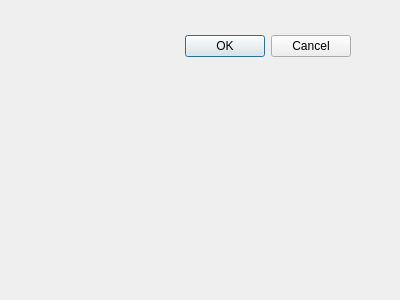
<?xml version="1.0" encoding="UTF-8"?>
<ui version="4.0">
 <class>Dialog</class>
 <widget class="QDialog" name="Dialog">
  <property name="geometry">
   <rect>
    <x>0</x>
    <y>0</y>
    <width>400</width>
    <height>300</height>
   </rect>
  </property>
  <property name="windowTitle">
   <string>Dialog</string>
  </property>
  <widget class="QDialogButtonBox" name="buttonBox">
   <property name="geometry">
    <rect>
     <x>10</x>
     <y>30</y>
     <width>341</width>
     <height>32</height>
    </rect>
   </property>
   <property name="orientation">
    <enum>Qt::Horizontal</enum>
   </property>
   <property name="standardButtons">
    <set>QDialogButtonBox::Cancel|QDialogButtonBox::Ok</set>
   </property>
  </widget>
 </widget>
 <resources/>
 <connections>
  <connection>
   <sender>buttonBox</sender>
   <signal>accepted()</signal>
   <receiver>Dialog</receiver>
   <slot>accept()</slot>
   <hints>
    <hint type="sourcelabel">
     <x>248</x>
     <y>254</y>
    </hint>
    <hint type="destinationlabel">
     <x>157</x>
     <y>274</y>
    </hint>
   </hints>
  </connection>
  <connection>
   <sender>buttonBox</sender>
   <signal>rejected()</signal>
   <receiver>Dialog</receiver>
   <slot>reject()</slot>
   <hints>
    <hint type="sourcelabel">
     <x>316</x>
     <y>260</y>
    </hint>
    <hint type="destinationlabel">
     <x>286</x>
     <y>274</y>
    </hint>
   </hints>
  </connection>
 </connections>
</ui>
